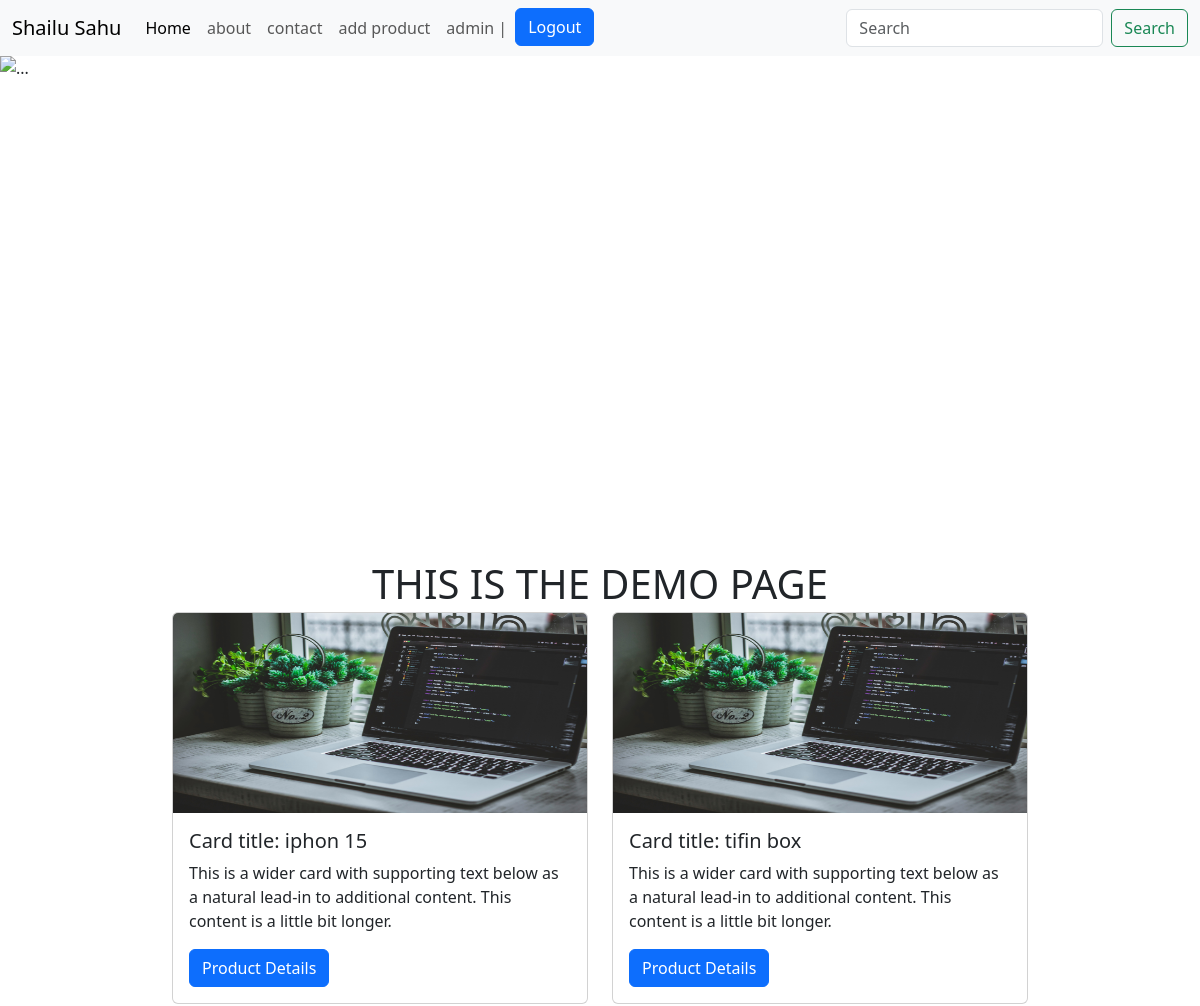
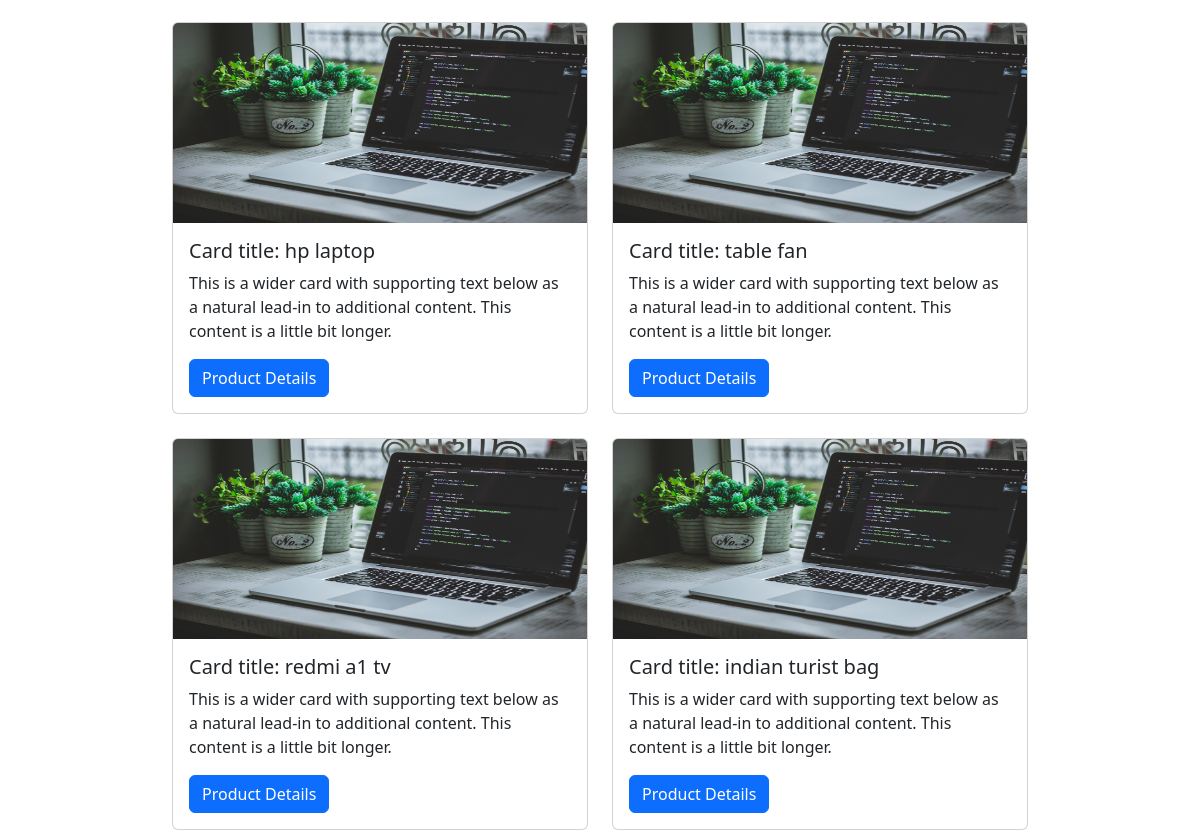
The app's page / (signed in) with its own data (2 pictures, top to bottom).
### apps/models.py (models this page shows)
class product(models.Model):
     title = models.CharField(max_length=100)
     description = models.CharField(max_length=500)
     img = models.ImageField(upload_to='images/')

### apps/views.py (the view)
# urls.py: path('', views.index , name = 'home'),
@login_required
def index(request):
   details =  product.objects.all()
   context = {
      'details':details,
   }
   return render(request,'index.html', context)

### new_project/templates/index.html (shortened to what this page needs)
{% extends "base.html"%}
{% load static %}
{% block content %}
<div class = 'container-fluid px-0 my-0'>
    <div id="carouselExampleCaptions" class="carousel slide">
  <div class="carousel-indicators">
    <button type="button" data-bs-target="#carouselExampleCaptions" data-bs-slide-to="0" class="active" aria-current="true" aria-label="Slide 1"></button>
    <button type="button" data-bs-target="#carouselExampleCaptions" data-bs-slide-to="1" aria-label="Slide 2"></button>
    <button type="button" data-bs-target="#carouselExampleCaptions" data-bs-slide-to="2" aria-label="Slide 3"></button>
  </div>
  <div class="carousel-inner">
    <div class="carousel-item active">
      <img src="static/img1.jpg" class="d-block w-100" alt="..." height=500>
      <div class="carousel-caption d-none d-md-block">
        <h5>First slide label</h5>
        <p>Some representative placeholder content for the first slide.</p>
      </div>
    </div>
  </div>
  <button class="carousel-control-prev" type="button" data-bs-target="#carouselExampleCaptions" data-bs-slide="prev">
    <span class="carousel-control-prev-icon" aria-hidden="true"></span>
  </button>
  <button class="carousel-control-next" type="button" data-bs-target="#carouselExampleCaptions" data-bs-slide="next">
    <span class="carousel-control-next-icon" aria-hidden="true"></span>
  </button>
</div>
</div>
<div class="container">
    <h1 class="text-center my-1">THIS IS THE DEMO PAGE</h1>
    <div class="d-flex flex-wrap gap-4 justify-content-center">
        {% for x in details %}
        <div class="card" style="width: 26rem;">
            <img src="{{x.img.url}}" class="card-img-top" alt="..." class="card-img-custom " height = "200px">
            <div class="card-body">
                <h5 class="card-title">Card title: {{x.title}}</h5>
                <p class="card-text">{{x.description}}</p>
                <a href= "details/{{x.id}}" class="btn btn-primary">Product Details</a>
            </div>
        </div>
        {% endfor %}
    </div>
</div>
{% endblock %}

### new_project/templates/base.html (shortened to what this page needs)
{%load static%}
<!doctype html>
<html lang="en">
  <head>
    <link href="https://cdn.jsdelivr.net/npm/bootstrap@5.3.7/dist/css/bootstrap.min.css" rel="stylesheet">
  </head>
  <body>
<nav class="navbar navbar-expand-lg bg-body-tertiary">
  <div class="container-fluid">
    <a class="navbar-brand" href="/">Shailu Sahu</a>
    <div class="collapse navbar-collapse" id="navbarSupportedContent">
      <ul class="navbar-nav me-auto mb-2 mb-lg-0">
        <li class="nav-item">
          <a class="nav-link active" aria-current="page" href="/">Home</a>
        </li>
        <li class="nav-item">
          <a class="nav-link" href="about">about</a>
        </li>
        <li class="nav-item">
          <a class="nav-link" href="contact">contact</a>
        </li>
        <li class="nav-item">
          <a class="nav-link" href="upload_product">add product</a>
        </li>
          {% if user.is_authenticated %}
          <li class="nav-item ms-35">
            <a class="nav-link" href="#">{{request.user.username}} |</a>
           </li>
             <form method="POST" action="{% url 'logout' %}" style="display:inline;">
             <li class="nav-item ms-35">
             <button type="submit" class="btn btn-primary"> Logout</button>
             </li>
             </form>
            {% endif %}
      </ul>
      <form class="d-flex" role="search">
        <input class="form-control me-2" type="search" placeholder="Search" aria-label="Search"/>
        <button class="btn btn-outline-success" type="submit">Search</button>
      </form>
    </div>
  </div>
</nav>
{% block content %}{% endblock %}
  </body>
</html>

### records on screen
product: img (picture), title "iphon 15", description "This is a wider card with supporting text below as a natural lead-in to additional content. This content is a little bit longer."
product: img (picture), title "tifin box", description "This is a wider card with supporting text below as a natural lead-in to additional content. This content is a little bit longer."
product: img (picture), title "hp laptop", description "This is a wider card with supporting text below as a natural lead-in to additional content. This content is a little bit longer."
product: img (picture), title "table fan", description "This is a wider card with supporting text below as a natural lead-in to additional content. This content is a little bit longer."
product: img (picture), title "redmi a1 tv", description "This is a wider card with supporting text below as a natural lead-in to additional content. This content is a little bit longer."
product: img (picture), title "indian turist bag", description "This is a wider card with supporting text below as a natural lead-in to additional content. This content is a little bit longer."

### other values on screen
{{ request.user.username }} "admin"
